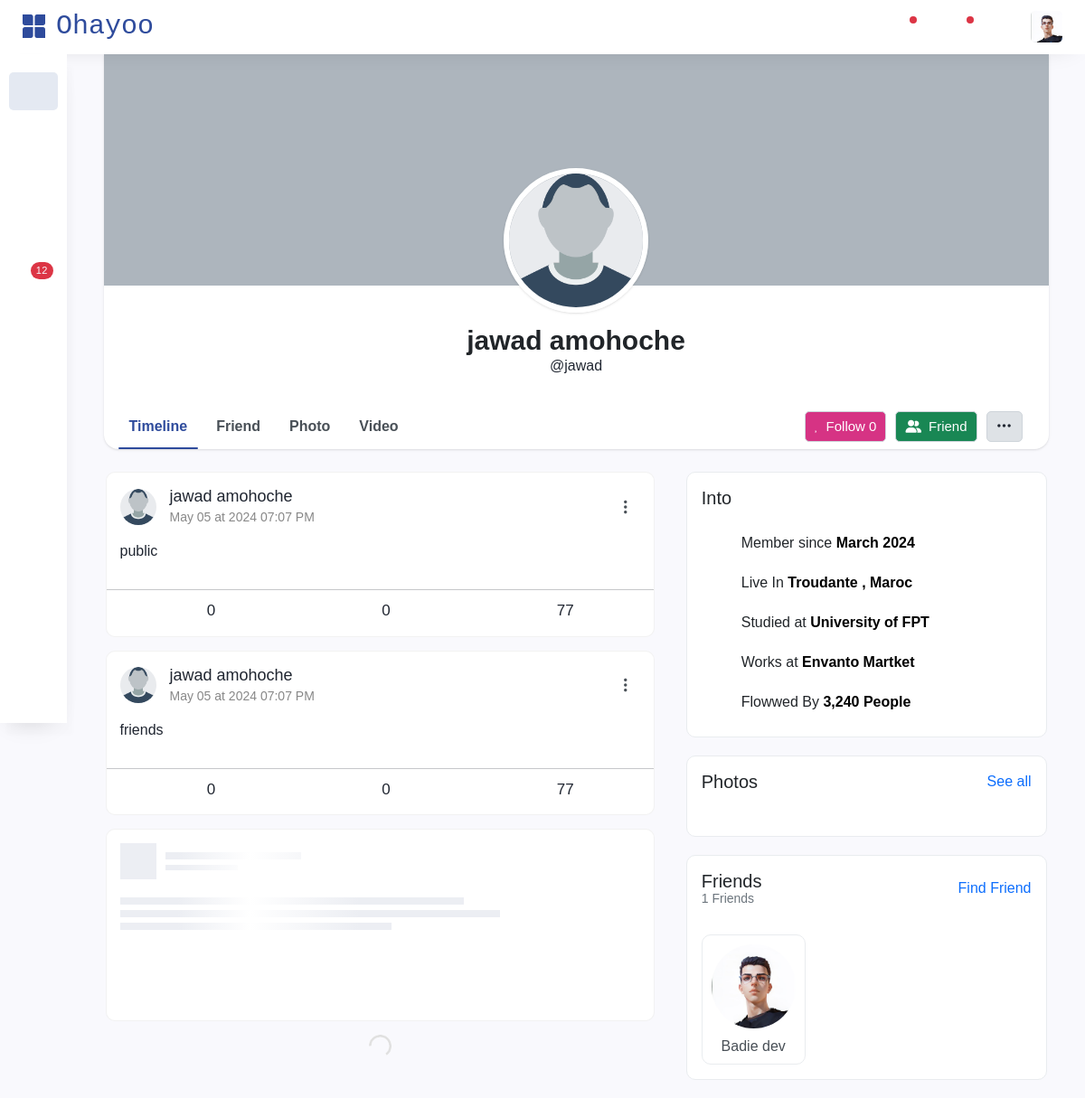
Page /u/profile.php?u=jawad (signed in) on the committed database.
### tables this page shows
CREATE TABLE `users` (
  `userId` bigint(20) UNSIGNED NOT NULL,
  `userName` varchar(20) NOT NULL,
  `fName` varchar(20) NOT NULL,
  `lName` varchar(20) NOT NULL,
  `email` varchar(40) NOT NULL,
  `gender` enum('female','male') NOT NULL,
  `dateBirth` int(11) NOT NULL,
  `status` int(11) NOT NULL DEFAULT -1,
  `imgP` text DEFAULT NULL,
  `imgC` text DEFAULT NULL,
  `pass` varchar(255) NOT NULL,
  `last_active` timestamp NOT NULL DEFAULT current_timestamp() ON UPDATE current_timestamp(),
  `bio` text DEFAULT NULL
);

CREATE TABLE `posts` (
  `post_id` bigint(20) UNSIGNED NOT NULL,
  `post_owner` bigint(20) UNSIGNED NOT NULL,
  `post_visibility` enum('public','friend','only_me') NOT NULL DEFAULT 'public',
  `post_date` timestamp NOT NULL DEFAULT current_timestamp(),
  `text_content` text DEFAULT NULL,
  `id_unique` varchar(255) NOT NULL
);

### u/profile.php (the view, shortened to what the rows shown need)
<?php
require_once "../core/init.php";
$fetched_user = new User();
$fetched_user->fetchUser("username",$_GET['u']);
$isCurrentUser =false;
$numberOfFriends = UserRelation::get_friends_number($fetched_user->getUserId());
?>
<!DOCTYPE html>
<html lang="en">
<head>
    <link rel="stylesheet" href="../asset/css/profile.css">
    <?php include "../layouts/header.php" ?>
</head>
<body data-page="profile">
<div class="profileMain menuV2">
    <section class="d-flex">
        <section class="app-center center">
            <section id="first-section" class="shadowF1">
                <div class="info">
                    <div class="name-and-username-container">
                        <h1><?php echo$fetched_user->fullName() ?></h1>
                        <p >@<?php echo $fetched_user->getPropertyValue("username"); ?></p>
                    </div>
                </div>
            </section>
            <section id="second-section" class="d-flex container">
                <div class="left col-lg-7 col-12">
                    <section class="postes-global">
                        <section class="posts">
                            <?php
                                    $posts = Post::fetchPostsOfUser($fetched_user->getUserId(),$user->getUserId());
                                    if(count($posts) == 0) {
                                        if(!$isCurrentUser){
                                            echo '<div id="empty-posts-message">
                                                        <h3>Try to add friends, or follow them to<BR> see their posts ..</h3>
                                                   </div>';
                                        }else{
                                            echo '<div id="empty-posts-message">
                                                        <h3>Try to add new Post</h3>
                                                   </div>';
                                        }
                                    }else {
                                        foreach ($posts as $post) {
                                            $post_view = new Post_Manager();
                                            echo $post_view->generate_post($post, $user);
                                        }
                                    }
                            ?>
                        </section>
                    </section>
                </div>
                <div class="right d-none d-lg-block col-lg-5">
                    <div>
                        <div class="card friends-container cardF1 shadow-xss rounded-xxl">
                            <div class=" items card-body">
                                <?php
                                    if($isCurrentUser && !$numberOfFriends){
                                        echo "Try to add friends";
                                    }else{
                                        $friends = UserRelation::get_friends($fetched_user->getUserId());
                                        foreach ($friends as $f){
                                            $profileUrl = FG::generateUrlProfile($f,"username");
                                            echo <<<F
                                           <div class="item">
                                                <a href="$profileUrl">
                                                    <div class="profile">
                                                        <img src="$root/{$f->getPropertyValue("picture")}" alt="@{$f->getPropertyValue("username")}">
                                                        <div class="info">
                                                            <h5 class="fullName">{$f->fullname()}</h5>
                                                        </div>
                                                    </div>
                                                </a>
                                            </div>
F;
                                        }
                                    }
                                ?>
                            </div>
                        </div>
                    </div>
                </div>
            </section>
        </section>
    </section>
</div>
</body>

### layouts/post/Post_Manager.php (shortened to what the rows shown need)
<?php
    class Post_Manager {
        function generate_post($post, $user,$media=true): string
        {
            $root = Config::get("root/path");
            $post_owner_user = new User();
            $post_owner_user->fetchUser("userId", $post->getPropertyValue("post_owner"));
            $post_owner_picture = Config::get("root/path") . (($post_owner_user->getPropertyValue("picture") != "") ? $post_owner_user->getPropertyValue("picture") : "/upload/default.jpg");
            $post_id= $post->getPropertyValue("post_id");
            $post_owner_name = $post_owner_user->fullName();
            $post_owner_actions = <<<EOO
                        <a class=" share-post ">
                            <i class="fal fa-share-all"></i>
                            Share post
                        </a>
                        <a class=" hide-post ">
                            <i class="fal fa-eye-slash"></i>
                            Hide post
                        </a>
EOO;
            if($post->getPropertyValue("post_owner") == $user->getPropertyValue('userId')) {
                $post_owner_actions .= <<<EOO
                        <a class=" delete-post ">
                        <i class="fal fa-trash"></i>
                        Delete post
                        </a>
                        <a class=" edit-post ">
                            <i class="fal fa-edit"></i>
                            Edit post
                        </a>
EOO;
            }else{
                $post_owner_actions .= <<<EOO
                        <a class=" repost-post ">
                            <i class="fal fa-flag"></i>
                            Report post
                        </a>
EOO;
            }
            $post_date = $post->getPropertyValue("post_date");
            $post_date = date("F d \a\\t Y h:i A",strtotime($post_date));
            $post_visibility = "";
            if($post->getPropertyValue('post_visibility') == "public") {
                $post_visibility = '<i class="fad fa-earth"></i>';
            } else if($post->getPropertyValue('post_visibility') == "friend") {
                $post_visibility ='<i class="fad fa-user-friends"></i>';
            }  else if($post->getPropertyValue('post_visibility') == "only_me") {
                $post_visibility =' <i class="fad fa-lock"></i>';
            }
            $image_components = "";
            $video_components = "";
            $post_mediaArr = $post->getPropertyValue("postMedia");
            $post_text_content = htmlspecialchars_decode($post->getPropertyValue("text_content"));
            $comments_count = Comment::count_post_comments($post_id);
            $comments_count = FG::sanitize_num($comments_count);
            $like_manager = new Like();
            $likes_count = count($like_manager->get_post_users_likes_by_post($post_id));
            $likes_count = FG::sanitize_num($likes_count);
            $like_class = "";
            $profileUrl = FG::generateUrlProfile($post_owner_user,"username");
            return <<<EOS
        <div class="post-item newPost handle">
				<div class="timeLine-post">
					<div
						class="post-header d-flex justify-content-between align-items-center"
					>
						<div class="left d-flex">
							<a class="profile" href="$profileUrl">
								<img
									src="$post_owner_picture"
									class="post-user-profile imgF1"
									alt=""
								/>
							</a>
							<div>
								<a href="$profileUrl"><h5 class="post-user-name m-0">$post_owner_name</h5></a>
								<div class="d-flex align-items-center">
									<span class="post-date">$post_date</span>
									$post_visibility
								</div>
							</div>
						</div>
						<div class="right">
							<i class="btnF1 circle bi-three-dots-vertical btn-more-option"></i>
							<div class="uk-dropdown">
							    <nav>
							    $post_owner_actions
                                </nav>
                            </div>
						</div>
					</div>
					<div class="post-text">
					    <div class="post-edit-container relative">
                            <textarea autocomplete="off" class="editable-input post-editable-text"></textarea>
                            <i class="close-post-edit fa fa-close"> </i>
                            <button class="submit-editing btnF1 circle">
                                  <i class="fa fa-paper-plane-top"></i>
                            </button>
                        </div>
						<p class="text">
							$post_text_content
						</p>
					</div>
					<div class="post-media">
					    $image_components
						$video_components
					</div>
					<hr />
					<div class="post-option-btn">
						<div class="left">
							<div class="btn-option post-meta-like" id="like">
								<button class="$like_class" id="like">
									<i class="fal fa-thumbs-up"></i>
								</button>
								<span class="value">$likes_count</span>
							</div>
							<div class="btn-option post-meta-comment">
								<button class="" id="comment">
									<i class="fal fa-comment"></i>
								</button>
								<span class="value">$comments_count</span>
							</div>
							<div class="btn-option post-meta-share">
								<button class="" id="share">
									<i class="fal fa-share"></i>
								</button>
								<span class="value">77</span>
							</div>
						</div>
						<div class="right"></div>
					</div>
				</div>
				<input type="hidden" class="postId" value="$post_id" />
			</div>
EOS;
        }
    }
?>

### rows in the picture
users: $fetched_user->fullName() "jawad amohoche"
posts: users.fName+lName "jawad amohoche", post_text_content "public", likes_count "0", comments_count "0"
posts: users.fName+lName "jawad amohoche", post_text_content "friends", likes_count "0", comments_count "0"
users: $f->fullname() "Badie dev"

### other values in the picture
$fetched_user->getPropertyValue("username") "jawad"
$numberOfFriends "1"
